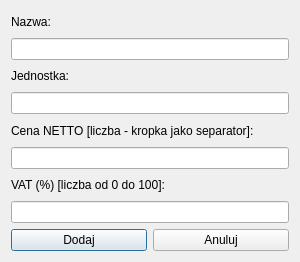
<?xml version="1.0" encoding="UTF-8"?>
<ui version="4.0">
 <class>addProducts</class>
 <widget class="QDialog" name="addProducts">
  <property name="geometry">
   <rect>
    <x>0</x>
    <y>0</y>
    <width>300</width>
    <height>262</height>
   </rect>
  </property>
  <property name="windowTitle">
   <string>Nowy produkt</string>
  </property>
  <layout class="QGridLayout" name="gridLayout">
   <item row="0" column="0">
    <widget class="QLabel" name="label">
     <property name="text">
      <string>Nazwa:</string>
     </property>
    </widget>
   </item>
   <item row="1" column="0" colspan="3">
    <widget class="QLineEdit" name="input_name"/>
   </item>
   <item row="2" column="0">
    <widget class="QLabel" name="label_2">
     <property name="text">
      <string>Jednostka:</string>
     </property>
    </widget>
   </item>
   <item row="3" column="0" colspan="3">
    <widget class="QLineEdit" name="input_unit"/>
   </item>
   <item row="4" column="0" colspan="3">
    <widget class="QLabel" name="label_3">
     <property name="text">
      <string>Cena NETTO [liczba - kropka jako separator]:</string>
     </property>
    </widget>
   </item>
   <item row="5" column="0" colspan="3">
    <widget class="QLineEdit" name="input_price"/>
   </item>
   <item row="6" column="0" colspan="3">
    <widget class="QLabel" name="label_4">
     <property name="text">
      <string>VAT (%) [liczba od 0 do 100]:</string>
     </property>
    </widget>
   </item>
   <item row="7" column="0" colspan="3">
    <widget class="QLineEdit" name="input_tax"/>
   </item>
   <item row="8" column="0" colspan="3">
    <layout class="QHBoxLayout" name="horizontalLayout">
     <item>
      <widget class="QPushButton" name="button_add">
       <property name="text">
        <string>Dodaj</string>
       </property>
      </widget>
     </item>
     <item>
      <widget class="QPushButton" name="button_return">
       <property name="text">
        <string>Anuluj</string>
       </property>
      </widget>
     </item>
    </layout>
   </item>
  </layout>
 </widget>
 <tabstops>
  <tabstop>input_name</tabstop>
  <tabstop>input_unit</tabstop>
  <tabstop>input_price</tabstop>
  <tabstop>input_tax</tabstop>
 </tabstops>
 <resources/>
 <connections/>
</ui>
